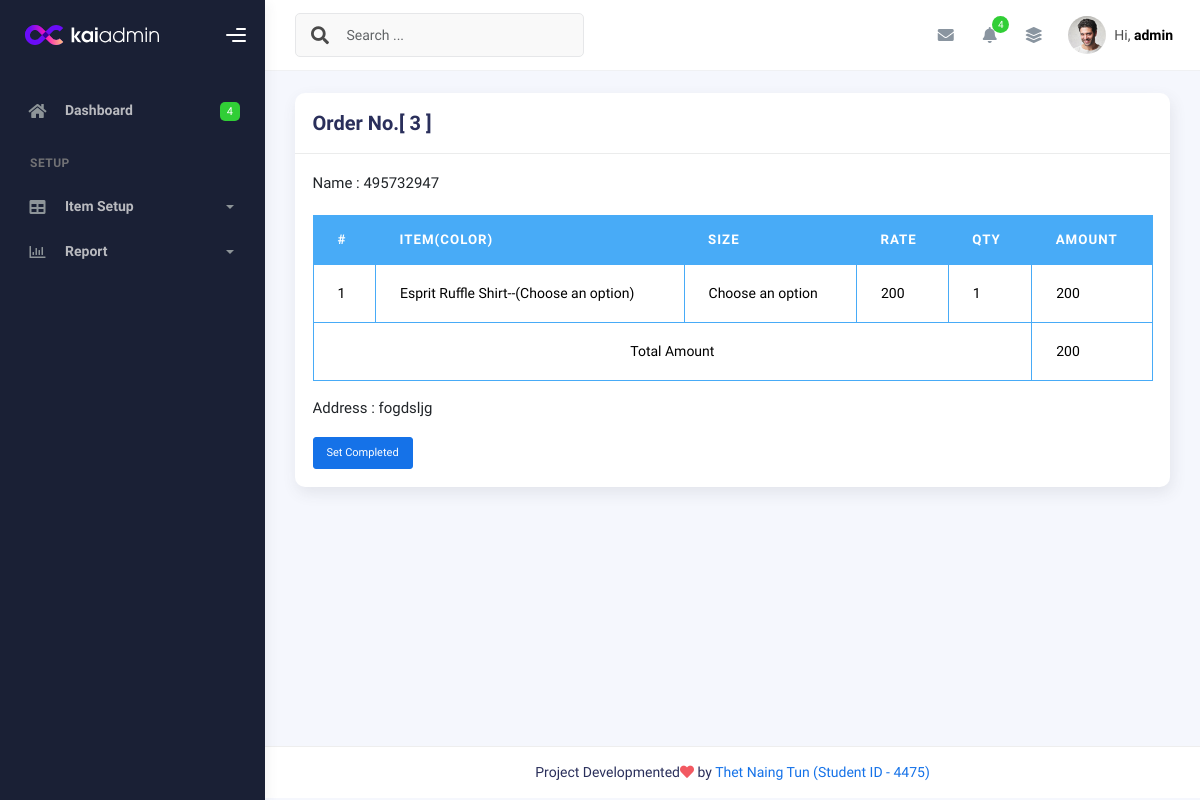
Before: /OrderDetailView/3/ (signed in) with the older database file.
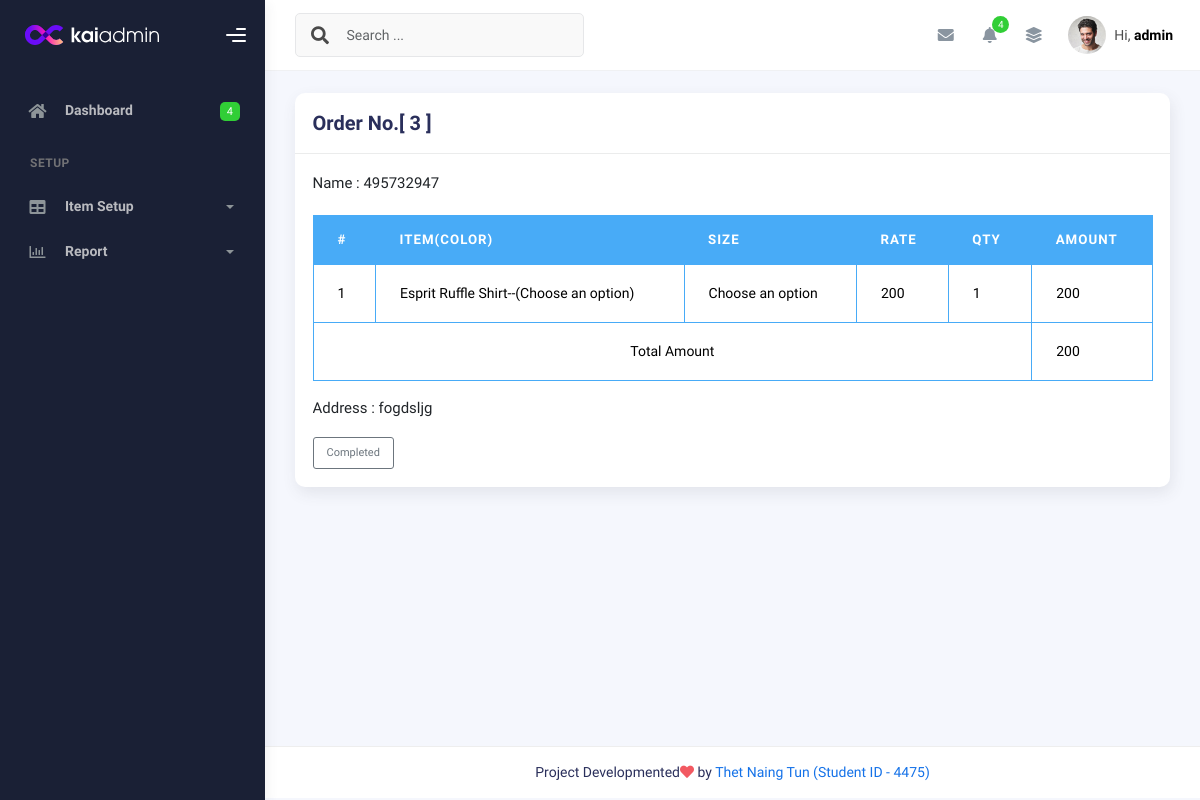
After: the same page with the newer database file.
### myapp/views.py (the view)
# urls.py: path('OrderDetailView/<int:pk>/', OrderDetailView.as_view(), name='OrderDetailView'),
class OrderDetailView(AdminRequiredMixin,DetailView):
    template_name = 'shopadmin/OrderDetailView.html'
    model = Order
    context_object_name = 'ord_obj'
    def get_context_data(self, **kwargs):
        context = super().get_context_data(**kwargs)
        return context

### myapp/views.py (called while the page is built)
    def dispatch(self, request, *args, **kwargs):
        if request.user.is_superuser:
            pass
        else:
            return redirect('myapp:AdminLoginView')
        return super().dispatch(request, *args, **kwargs)

### templates/shopadmin/OrderDetailView.html (shortened to what this page needs)
{% extends 'shopadmin/index.html' %}
{% block content %}
<div class="row">
  <div class="col-md-12">
    <div class="card">
      <div class="card-header">
        <h4 class="card-title">Order No.[ {{ord_obj.id}} ]</h4>
      </div>
      <div class="card-body">
        <div class="table-responsive" id="ordDetail">
            <h6>Name : {{ord_obj.mobile}}</h6>
          <table
                      class="table table-bordered table-head-bg-info table-bordered-bd-info mt-4"
                    >
                      <thead>
                        <tr>
                          <th scope="col">#</th>
                          <th scope="col">Item(Color)</th>
                          <th scope="col">Size</th>
                          <th scope="col">Rate</th>
                          <th scope="col">Qty</th>
                          <th scope="col">Amount</th>
                        </tr>
                      </thead>
                      <tbody>
{% for p in ord_obj.cart.cartproduct_set.all %}
                        <tr>
                          <td>{{forloop.counter}}</td>
                          <td>{{p.product.itemname}}--({{p.color}})</td>
                          <td>{{p.size}}</td>
                          <td>{{p.rate}}</td>
                          <td>{{p.quantity}}</td>
                          <td>{{p.subtotal}}</td>
                        </tr>
{% endfor %}
<tr>
    <td colspan="5" class="text-center">Total Amount</td>
    <td>{{ord_obj.total}}</td>
  </tr>
                      </tbody>
          </table>
          <div class="shippingaddress">
                    <p>Address : {{ord_obj.shipping_address}}</p>
                     {% if ord_obj.status == 0 %}
                    <button type="button" class="btn btn-sm btn-primary setCompleteBtn">Set Completed</button>
                    {% else %}
                    <button type="button" class="btn btn-sm btn-outline-secondary">Completed</button>
                    {% endif %}
          </div>
        </div>
      </div>
    </div>
  </div>
</div>
{% endblock content %}

Changed rows visible on the page:
changed Order "fogdsljg": status 0 → 1 (drawn)
Other visible differences:
text no longer shown: "Set Completed"
text now shown: "Completed"
